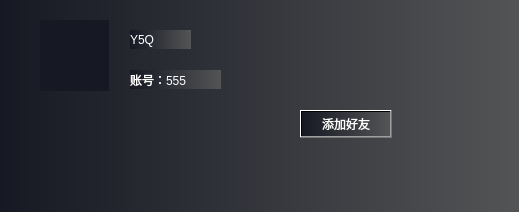
<?xml version="1.0" encoding="UTF-8"?>
<ui version="4.0">
 <class>zhuye</class>
 <widget class="QWidget" name="zhuye">
  <property name="geometry">
   <rect>
    <x>0</x>
    <y>0</y>
    <width>519</width>
    <height>212</height>
   </rect>
  </property>
  <property name="windowTitle">
   <string>个人主页</string>
  </property>
  <property name="styleSheet">
   <string notr="true">background-color: rgb(22,24,35);

background-color: qlineargradient(spread:pad, x1:0, y1:0, x2:1, y2:0, stop:0 rgba(22,24,35, 255), stop:1 rgba(82,84,85, 255));

</string>
  </property>
  <widget class="QLabel" name="label">
   <property name="geometry">
    <rect>
     <x>40</x>
     <y>20</y>
     <width>69</width>
     <height>71</height>
    </rect>
   </property>
   <property name="styleSheet">
    <string notr="true">background-color: rgb(22,24,35);
image: url(:/images/images/YQ.jpg);</string>
   </property>
   <property name="text">
    <string/>
   </property>
  </widget>
  <widget class="QLabel" name="labName">
   <property name="geometry">
    <rect>
     <x>130</x>
     <y>30</y>
     <width>61</width>
     <height>19</height>
    </rect>
   </property>
   <property name="styleSheet">
    <string notr="true">font: 11pt &quot;Microsoft YaHei UI&quot;;
color: rgb(255, 255, 255);</string>
   </property>
   <property name="text">
    <string>Y5Q</string>
   </property>
  </widget>
  <widget class="QLabel" name="labZh">
   <property name="geometry">
    <rect>
     <x>130</x>
     <y>70</y>
     <width>91</width>
     <height>19</height>
    </rect>
   </property>
   <property name="styleSheet">
    <string notr="true">color: rgb(255, 255, 255);</string>
   </property>
   <property name="text">
    <string>账号：555</string>
   </property>
  </widget>
  <widget class="QPushButton" name="BtnAdd">
   <property name="geometry">
    <rect>
     <x>300</x>
     <y>110</y>
     <width>92</width>
     <height>28</height>
    </rect>
   </property>
   <property name="styleSheet">
    <string notr="true">color: rgb(255, 255, 255);</string>
   </property>
   <property name="text">
    <string>添加好友</string>
   </property>
  </widget>
 </widget>
 <resources/>
 <connections/>
</ui>
